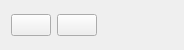
<?xml version="1.0" encoding="UTF-8"?>
<ui version="4.0">
 <class>HelperEntry</class>
 <widget class="QWidget" name="HelperEntry">
  <property name="geometry">
   <rect>
    <x>0</x>
    <y>0</y>
    <width>184</width>
    <height>50</height>
   </rect>
  </property>
  <property name="windowTitle">
   <string>Form</string>
  </property>
  <layout class="QHBoxLayout" name="horizontalLayout">
   <item>
    <widget class="QPushButton" name="Copy">
     <property name="icon">
      <iconset theme="edit-copy">
       <normaloff/>
      </iconset>
     </property>
    </widget>
   </item>
   <item>
    <widget class="QPushButton" name="Paste">
     <property name="icon">
      <iconset theme="edit-paste">
       <normaloff/>
      </iconset>
     </property>
    </widget>
   </item>
   <item>
    <widget class="QLabel" name="Name">
     <property name="sizePolicy">
      <sizepolicy hsizetype="Expanding" vsizetype="Preferred">
       <horstretch>0</horstretch>
       <verstretch>0</verstretch>
      </sizepolicy>
     </property>
    </widget>
   </item>
  </layout>
 </widget>
 <resources/>
 <connections>
  <connection>
   <sender>Copy</sender>
   <signal>clicked()</signal>
   <receiver>HelperEntry</receiver>
   <slot>CopyButtonClicked()</slot>
   <hints>
    <hint type="sourcelabel">
     <x>34</x>
     <y>32</y>
    </hint>
    <hint type="destinationlabel">
     <x>36</x>
     <y>201</y>
    </hint>
   </hints>
  </connection>
  <connection>
   <sender>Paste</sender>
   <signal>clicked()</signal>
   <receiver>HelperEntry</receiver>
   <slot>PasteButtonClicked()</slot>
   <hints>
    <hint type="sourcelabel">
     <x>92</x>
     <y>26</y>
    </hint>
    <hint type="destinationlabel">
     <x>112</x>
     <y>164</y>
    </hint>
   </hints>
  </connection>
 </connections>
 <slots>
  <slot>CopyButtonClicked()</slot>
  <slot>PasteButtonClicked()</slot>
 </slots>
</ui>
